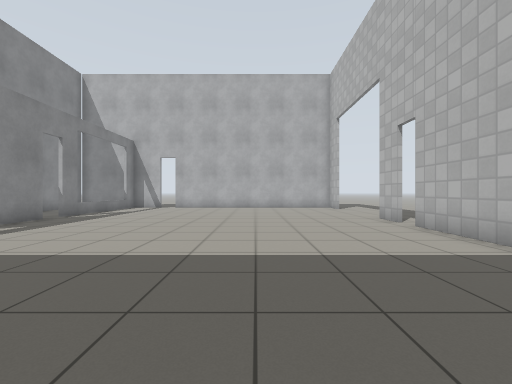
view 1 (above)

15 first-person views from a walk through a Gazebo world. The camera is 0.94 m above the floor, looks level and sees 90° across. The floor is counted in squares, 1 m on a side. Each view is taken from the middle of a square. On the plan, view 1 faces up. The plan holds only what a view shows up to about 10 squares ahead; the rest is blank. Simple patterns stand in for the simulator's built-in surfaces.

view 2
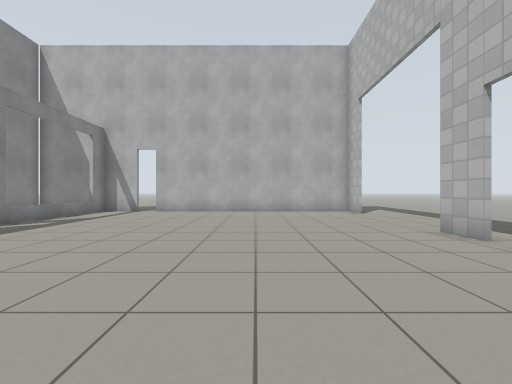

view 3
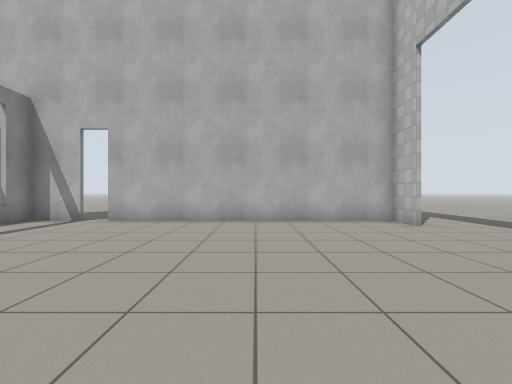

view 4
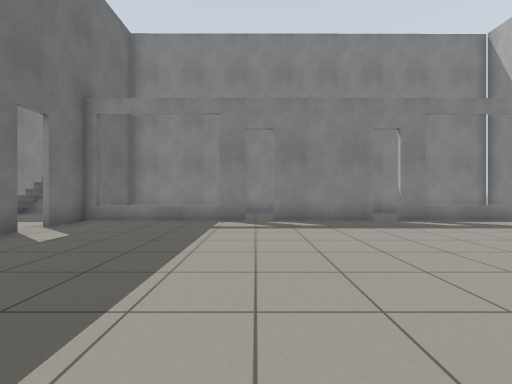

view 5
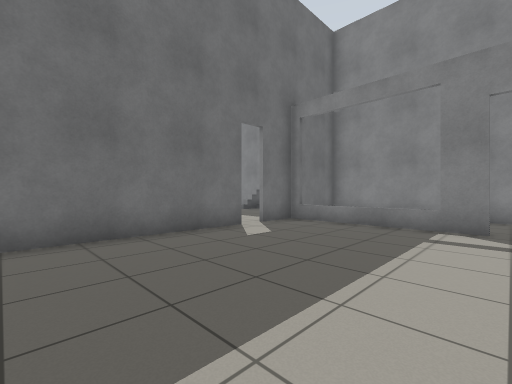

view 6
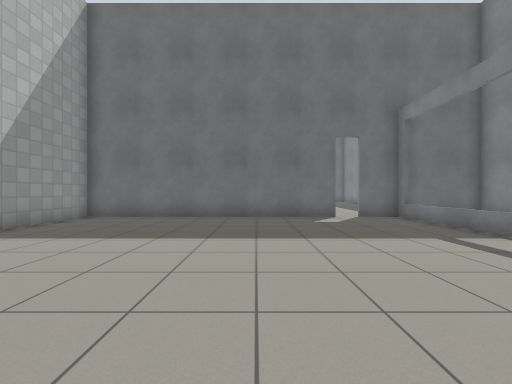

view 7
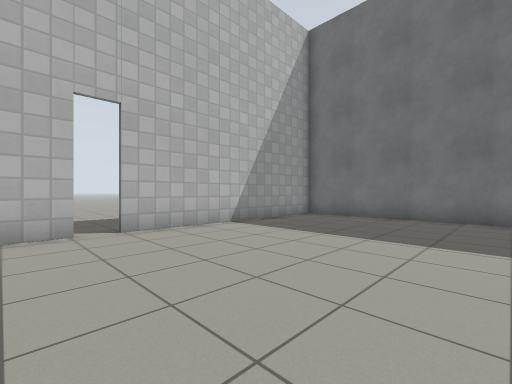

view 8
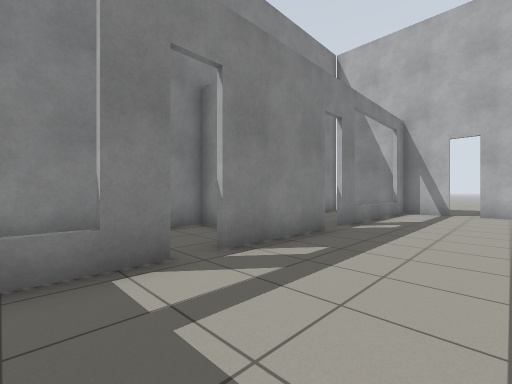

view 9
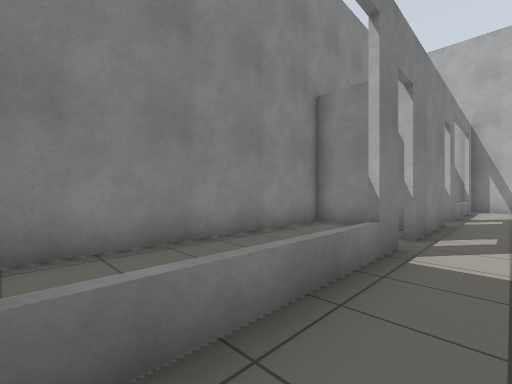

view 10
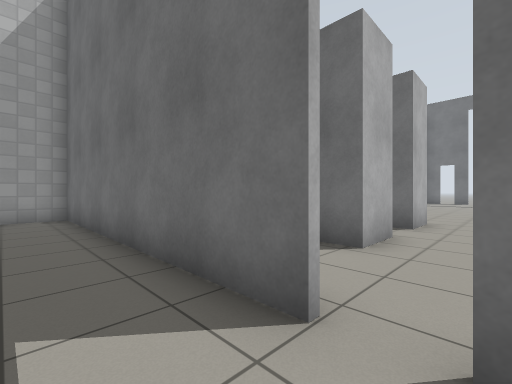

view 11
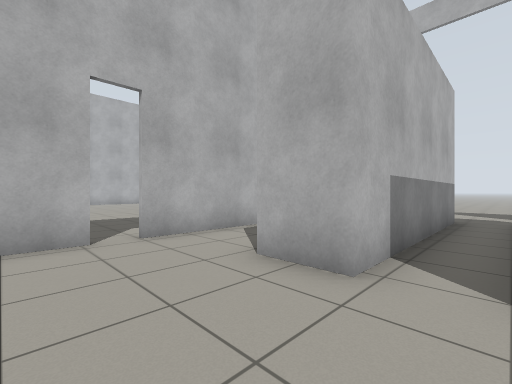

view 12
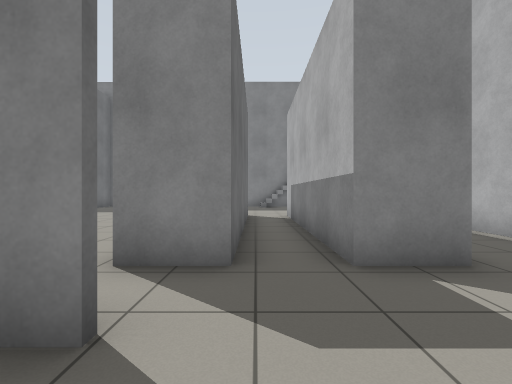

view 13
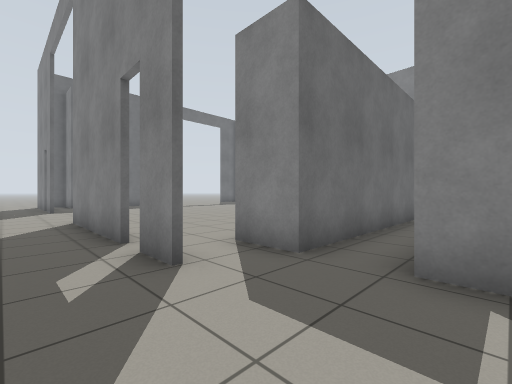

view 14
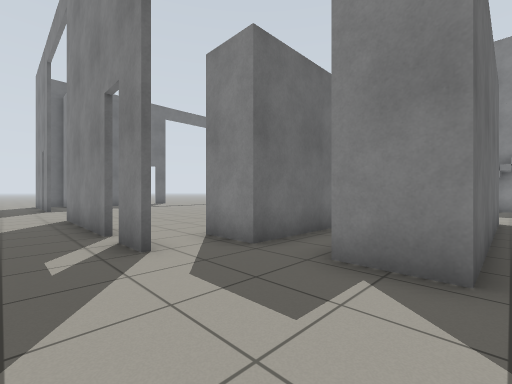

view 15
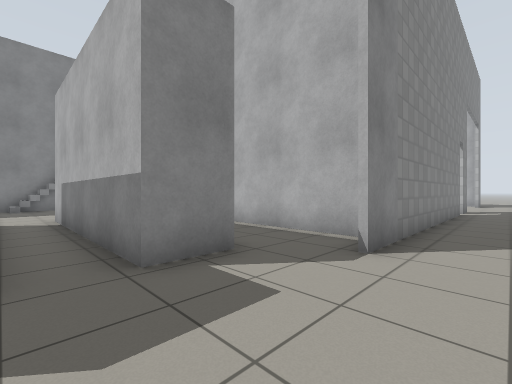

### Floor plan
Ten units are one square. View 1 is at (0, 0); x grows to the right and y downward. Boxes are objects, and circles mark ways between rooms. Rooms are numbered by the first view taken in them; rooms with no view inside come last. Other rooms are left out.
<svg viewBox="-109 -158 174 323">
<path fill="none" stroke="#000" d="M44 -79 44 -91M-73 -89 -73 -55M-73 -48 -73 6 -58 6M-50 6 43 6 44 -71M44 -140 44 -153 -49 -153M-56 -153 -73 -153 -73 -96M-42 78 -42 63M-42 48 -42 33 28 33M-59 7 -70 7M28 63 28 79M37 7 -50 7M45 -66 45 -36M45 90 45 134M45 70 45 81M45 -36 45 21M28 33 28 48 -42 48M-42 63 28 63M-79 -72 -104 -72 -104 6 -76 6"/>
<circle cx="-55" cy="-150" r="3" fill="#2a7"/>
<circle cx="-55" cy="10" r="3" fill="#2a7"/>
<circle cx="45" cy="-105" r="3" fill="#2a7"/>
<circle cx="-70" cy="-50" r="3" fill="#2a7"/>
<circle cx="38" cy="55" r="3" fill="#2a7"/>
<circle cx="40" cy="160" r="3" fill="#2a7"/>
<circle cx="60" cy="-30" r="3" fill="#2a7"/>
<circle cx="-40" cy="60" r="3" fill="#2a7"/>
<text x="-10" y="-70">1</text>
<text x="-50" y="70">2</text>
<text x="50" y="140">3</text>
<text x="0" y="60">4</text>
<text x="-90" y="-30">5</text>
</svg>
Room 1 opens to room 2. Room 1 opens to room 5. Room 2 opens to room 3. Room 2 opens to room 4.

Where each view was taken, in squares from view 1:
view 1: 0 up, 0 right, facing up
view 2: 3 up, 0 right, facing up
view 3: 7 up, 0 right, facing up
view 4: 5 up, 1 right, facing left
view 5: 5 up, 0 right, facing down-left
view 6: 9 up, 2 left, facing down
view 7: 9 up, 2 left, facing down-right
view 8: 3 up, 4 left, facing up-left
view 9: 0 up, 6 left, facing up-left
view 10: 1 up, 6 left, facing down-right
view 11: 6 down, 7 left, facing up-right
view 12: 6 down, 6 right, facing left
view 13: 4 down, 6 right, facing down-left
view 14: 3 down, 6 right, facing down-left
view 15: 6 down, 6 right, facing up-left
